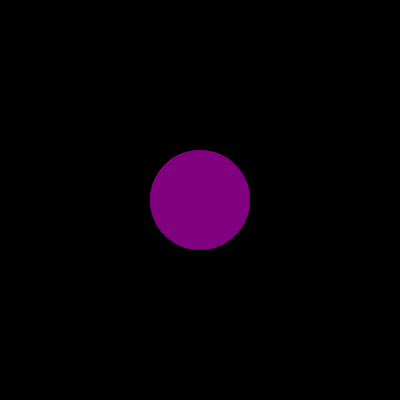
Frame 1 (no input)
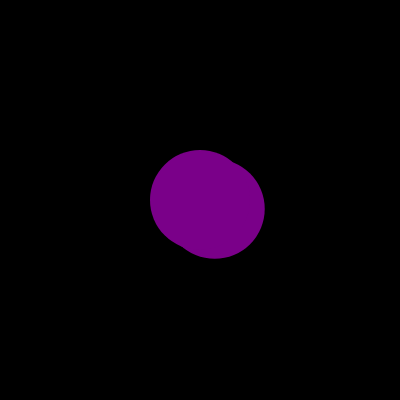
Frame 60 (no input)
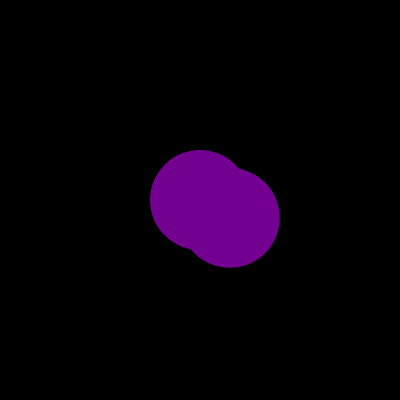
Frame 120 (the mouse pressed at the canvas centre since frame 60)

The p5.js sketch that drew these frames (run headless with seeded random() and noise() and a simulated clock; from frame 60 on, the mouse is pressed at the canvas centre):

// p5.js sketch
// ── sketch.js
let bb = {
  x: 200,
  y: 200,
  xspeed: 0.25,
  yspeed: 0.15,
  radius: 50,
  fill: (0, 10), //fill alpha no effect
};

let bb2 = {
    x: 200,
  y: 200,
  xspeed: 4,
  yspeed: 3,
  radius: 50,
  fill: (0, 10), //fill alpha no effect 
}
//assigning js object to variable bb
// with different fields: x,y,yspeed...
// https://www.youtube.com/watch?v=-e5h4IGKZRY

function setup() {
  createCanvas(400, 400);
  noStroke();
  // frameRate(20);
  create4sliders();
}


/////////////////////////////////////

function draw() {
  
let xToBlue = map(bb.x, 0, width , 0, 255);
let yToRed = map(bb.y, height, 0, 0, 255);
// using map to make width, height //correspond to 0-255 for blue, red values

  background(0);
  fill(yToRed, 0, xToBlue);
  circle(bb.x, bb.y, bb.radius * 2);
  circle(bb2.x, bb2.y, bb2.radius * 2);

  moveIt();
  cornerBounce();
}

/******** functions ***********************/

function moveIt() {
  // moves the ball in x,y
  bb.x = bb.x + bb.xspeed;
  bb.y = bb.y + bb.yspeed;
}

function cornerBounce() {
  // inverts x and y speed at corners
  if (bb.x >= width - bb.radius || bb.x <= bb.radius) {
    bb.xspeed = -bb.xspeed;
  }
  if (bb.y >= height - bb.radius || bb.y - bb.radius <= 0) {
    bb.yspeed = -bb.yspeed;
  }
}


function create4sliders() {
  createP();
  createSpan("xspeed ");
  slide1 = createSlider(0, 10, 5);
  createP(); 
  createSpan("yspeed ");
  bslide = createSlider(0, 10, 4);
  createP();
  createSpan("B ");
  gslide = createSlider(0, 255, 128);
  createP();
  createSpan("B ");
  gslide = createSlider(0, 255, 128);
  createP();
   }


//map(value, start1, stop1, start2, stop2, [withinBounds])
  //value Number: the incoming value to be converted
// using map here to make canvas width, height 
//correspond to 0-255 for blue, red values
// which makes canvas a slice of the color cube revealed by bouncing ball bb
